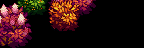

Below is a game level as drawn by its tile map, then a one-line description and the .tmx file that defines it, in full:
An orthogonal 9x3 tile map with 16x16 px tiles, 1 tile layer (Back3).

<map version="1.10" tiledversion="1.10.2" orientation="orthogonal" renderorder="right-down" compressionlevel="0" width="9" height="3" tilewidth="16" tileheight="16" infinite="0" nextlayerid="22" nextobjectid="9">
 <properties>
  <property name="AmbientLight" value="255 255 255" />
  <property name="IsGreenhouse" value="T" />
  <property name="Warp" value="5 17 Farm 28 16" />
 </properties>
 <tileset firstgid="1" name="Tiny_Bushes_Fall_Vanilla" tilewidth="16" tileheight="16" tilecount="27" columns="9">
  <image source="Tiny_Bushes_Fall_Vanilla.png" width="144" height="48" />
 </tileset>
 <layer id="21" name="Back3" width="9" height="3">
  <data encoding="csv">
1,2,3,4,5,6,0,0,0,
10,11,0,13,14,0,0,0,0,
19,20,0,0,0,0,0,0,0
</data>
 </layer>
</map>
